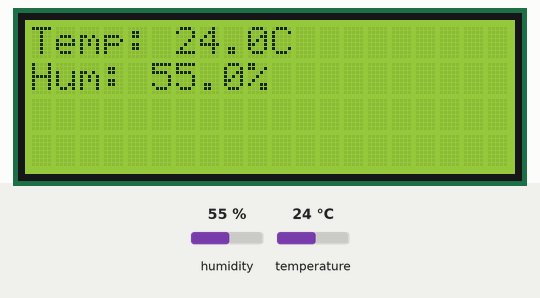
Simulated run of this program. Board: Raspberry Pi (BCM pin numbers). Shown: 20×4 character LCD. Inputs (shaded band) come from the test bench; at power-on: humidity 55 %, temperature 24 °C.

Above: at 1.2 s.
1.3 s: humidity set to 22 %
At 4.1 s:
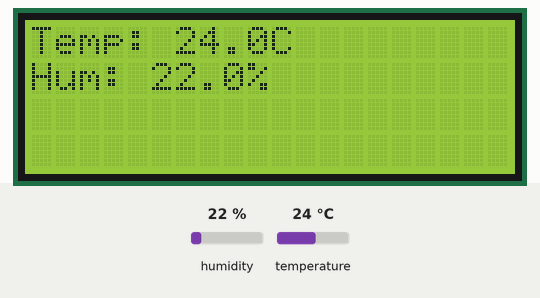
4.8 s: temperature set to 12 °C
At 6.0 s:
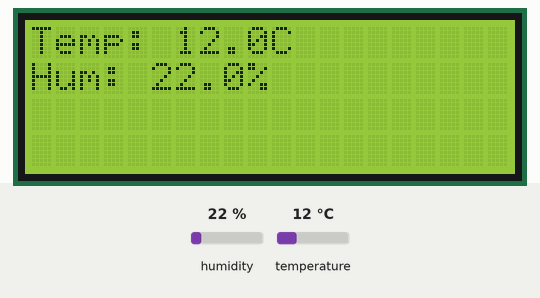
8.3 s: humidity set to 40 %
At 12.0 s:
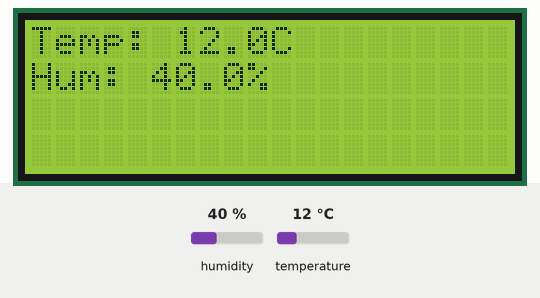
12.3 s: temperature set to 19 °C
Timing chart, 0 to 15.3 s (numbered marks = the images above; inputs shaded):
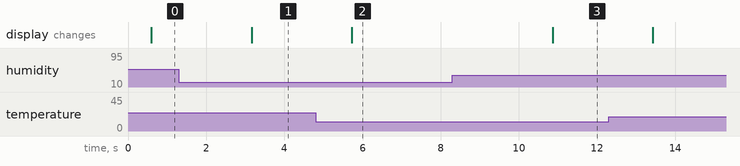

The program:

main.py
```python
import Adafruit_DHT
from RPLCD.i2c import CharLCD
import time

sensor = Adafruit_DHT.DHT11
pin = 4  # GPIO4

# Change 0x27 if your I2C address is different
lcd = CharLCD('PCF8574', 0x27)

while True:
    humidity, temperature = Adafruit_DHT.read_retry(sensor, pin)
    if humidity is not None and temperature is not None:
        lcd.clear()
        lcd.write_string(f'Temp: {temperature:.1f}C')
        lcd.cursor_pos = (1, 0)
        lcd.write_string(f'Hum: {humidity:.1f}%')
    else:
        lcd.clear()
        lcd.write_string("Read error")
    time.sleep(2)
```

Measured:
- after the input at 1.3 s, the display: changes after 1.9 s (image 1)
- after the input at 4.8 s, the display: changes after 0.93 s (image 2)
- after the input at 8.3 s, the display: changes after 2.6 s (image 3)
